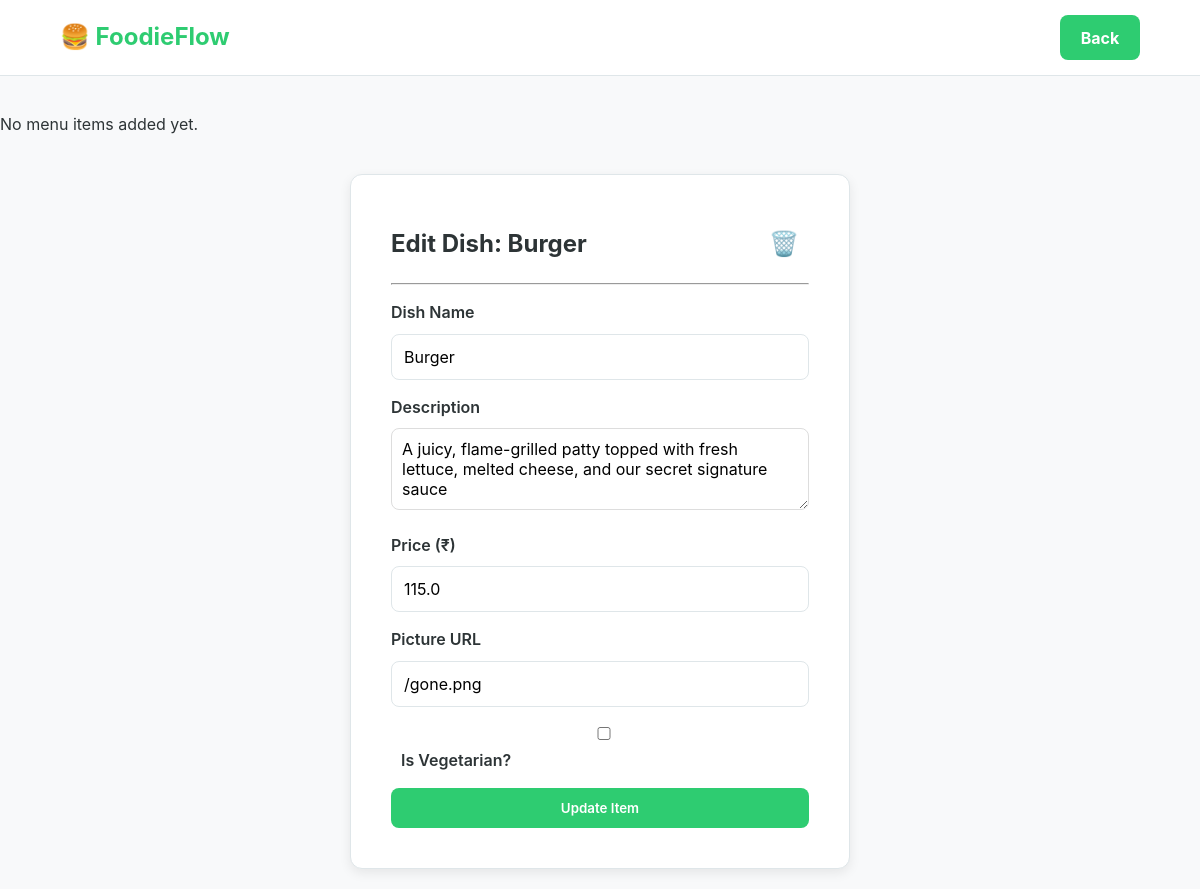
The page /menu/update/3/ on the database its author committed.
### delivery/models.py (models this page shows)
class Item(models.Model):
    restaurant = models.ForeignKey(Restaurant, on_delete= models.CASCADE, related_name="items")
    name = models.CharField(max_length=20)
    description= models.CharField(max_length=200)
    price = models.FloatField()
    vegeterian = models.BooleanField(default=False)
    picture = models.URLField(max_length=400, default= "https://encrypted-tbn0.gstatic.com/images?q=tbn:ANd9GcRWm05BLD7_9PXFVRIjDQ9u_-f3ZL98O651aw&s")

### delivery/views.py (the view, shortened to what this page needs)
# urls.py: path('menu/update/<int:item_id>/', views.update_menu_item, name='update_menu_item'),
def update_menu_item(request, item_id):
    item = get_object_or_404(Item, id=item_id)
    restaurant_id = item.restaurant.id
    return render(request, 'update_single_menu_item.html', {'item': item})

### delivery/templates/update_single_menu_item.html (shortened to what this page needs)
<!DOCTYPE html>
<html lang="en">
<head>
    {% load static %}
    <link rel="stylesheet" href="{% static 'styles.css' %}">
</head>
<body>
<div class="navbar">
    <div class="nav-left"><h2>🍔 FoodieFlow</h2></div>
    <div class="nav-right nav-actions">
        <button onclick="history.back()" class="btn-nav-primary">Back</button>
    </div>
</div>
<div class="card-grid">
    {% for item in itemList %}
    <div class="card">
        <img src="{{ item.picture }}" alt="{{ item.name }}">
        <div class="card-body">
            <h3 class="card-title">{{ item.name }}</h3>
            <p class="card-text">{{ item.description }}</p>
            <p class="price">₹{{ item.price }}</p>
            <div class="card-footer" style="display: flex; justify-content: space-between; align-items: center; margin-top: 15px; padding-top: 10px; border-top: 1px solid #eee;">
    {% if item.vegeterian %}
        <span class="veg" style="color: #27ae60; font-size: 0.9rem;">🌱 Veg</span>
    {% else %}
        <span class="nonveg" style="color: #e67e22; font-size: 0.9rem;">🍗 Non-Veg</span>
    {% endif %}
    <div class="actions" style="display: flex; gap: 15px; align-items: center;">
        <a href="{% url 'update_menu_item' item.id %}" title="Edit" style="text-decoration: none; color: #0984e3; font-weight: 600; display: flex; align-items: center; gap: 4px;">
            ✏️ <span style="font-size: 0.85rem;">Edit</span>
        </a>
    </div>
</div>
        </div>
    </div>
    {% empty %}
    <p>No menu items added yet.</p>
    {% endfor %}
</div>
<div class="container center-flex">
    <div class="card auth-card" style="width: 100%; max-width: 500px;">
        <div style="display: flex; justify-content: space-between; align-items: center; margin-bottom: 10px;">
            <h2 style="margin: 0;">Edit Dish: {{ item.name }}</h2>
            <a href="{% url 'delete_menu_item' item.id %}"
               class="btn-delete"
               style="text-decoration: none; font-size: 1.5rem;"
               onclick="return confirm('Are you sure you want to delete this item?')">
               🗑️
            </a>
        </div>
        <hr>
        <form action="{% url 'update_menu_item' item.id %}" method="post">
            <label>Dish Name</label>
            <input type="text" name="name" value="{{ item.name }}" required>
            <label>Description</label>
            <textarea name="description" rows="3" style="width:100%; border-radius: 8px; border: 1px solid #ddd; padding: 10px;">{{ item.description }}</textarea>
            <label>Price (₹)</label>
            <input type="number" name="price" value="{{ item.price }}" step="0.01" required>
            <label>Picture URL</label>
            <input type="text" name="picture" value="{{ item.picture }}">
            <div style="margin: 15px 0;">
                <input type="checkbox" name="vegeterian" id="veg" {% if item.vegeterian %}checked{% endif %}>
                <label for="veg" style="display: inline; margin-left: 10px;">Is Vegetarian?</label>
            </div>
            <button type="submit" class="btn full-width">Update Item</button>
        </form>
    </div>
</div>
</body>
</html>

### delivery/static/styles.css (style rules this page uses)
:root { --primary: #2ecc71; --primary-hover: #27ae60; --danger: #e74c3c; --bg-light: #f8f9fa; --white: #ffffff; --text-main: #2d3436; --text-muted: #636e72; --border: #dfe6e9; --shadow: 0 4px 12px rgba(0, 0, 0, 0.08); --radius: 12px; }
* { box-sizing: border-box; font-family: 'Inter', -apple-system, sans-serif; }
body { background-color: var(--bg-light); color: var(--text-main); margin: 0; line-height: 1.6; }
.container { max-width: 1200px; margin: 0 auto; padding: 20px; }
.navbar { background: var(--white); padding: 15px 5%; display: flex; justify-content: space-between; align-items: center; border-bottom: 1px solid var(--border); position: sticky; top: 0; z-index: 1000; }
.navbar h2 { margin: 0; color: var(--primary); font-size: 1.5rem; }
.nav-right { display: flex; align-items: center; gap: 20px; }
button, .btn { background: var(--primary); color: white; padding: 12px 24px; border: none; border-radius: 8px; font-weight: 600; cursor: pointer; text-decoration: none; display: inline-block; transition: 0.3s; text-align: center; }
.full-width { width: 100%; }
.card-grid { display: grid; grid-template-columns: repeat(auto-fill, minmax(280px, 1fr)); gap: 25px; margin-top: 20px; }
.card { background: var(--white); border-radius: var(--radius); box-shadow: var(--shadow); overflow: hidden; transition: 0.3s; border: 1px solid var(--border); }
.center-flex { display: flex; justify-content: center; align-items: center; min-height: 80vh; }
.auth-card { background: var(--white); padding: 40px; border-radius: var(--radius); width: 100%; max-width: 450px; box-shadow: var(--shadow); }
form label { display: block; font-weight: 600; margin-bottom: 8px; margin-top: 15px; }
input, textarea { width: 100%; padding: 12px; border: 1px solid var(--border); border-radius: 8px; font-size: 1rem; }
.btn-delete { background: transparent; border: none; font-size: 1.3rem; color: var(--danger); cursor: pointer; padding: 10px; transition: transform 0.2s; }
.btn-delete { background: transparent; border: none; cursor: pointer; font-size: 1.2rem; color: var(--danger); transition: 0.2s; }
.nav-actions { display: flex; gap: 12px; align-items: center; }
.btn-nav-primary { background-color: var(--primary); color: white; border: none; padding: 10px 20px; border-radius: 8px; font-weight: 700; cursor: pointer; font-size: 1rem; min-width: 80px; height: 45px; display: flex; justify-content: center; align-items: center; transition: background 0.2s ease, transform 0.1s; }

### rows shown on the page
Item: name "Burger", description "A juicy, flame-grilled patty topped with fresh lettuce, melted cheese, and our secret signature sauce", price "115.0", picture "/gone.png"
